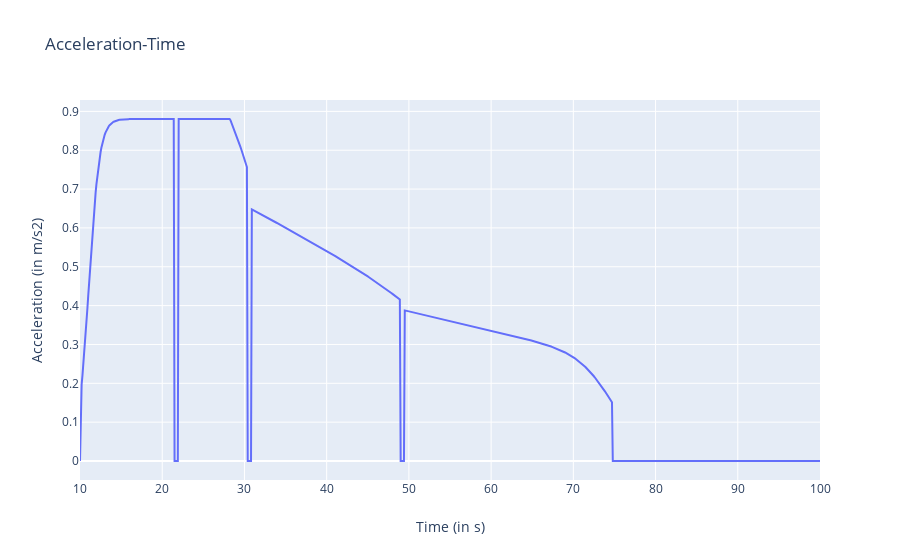

The notebook cell this image was saved under:
### Markdown cell above
# Compute and plots acceleration versus time graph of the vehicle

### Code cell
layout = go.Layout(title="Acceleration-Time",
                xaxis=dict(title='Time (in s)'),
                yaxis=dict(title='Acceleration (in m/s2)'))
data = [dict(x=outputs['times'], y=outputs['accelerations'])]
fig = go.Figure(data=data, layout=layout)
iplot(fig)

### Figure 1 — Plotly figure (JSON) as saved in the notebook; plotly's stock layout.template omitted (floating-point values rounded to 4 significant figures; data arrays with more than 128 entries replaced by an {"elided": "..."} marker saying what was removed)
{"data": [{"type": "scatter", "x": {"elided": "901 float values"}, "y": {"elided": "901 float values"}}], "layout": {"title": {"text": "Acceleration-Time"}, "xaxis": {"title": {"text": "Time (in s)"}}, "yaxis": {"title": {"text": "Acceleration (in m/s2)"}}}}
